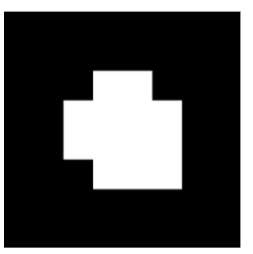
#> input picture tag1.png, 253 x 254 px
$ python Project1_Q1.py
#> lines starting #> are read from the running program, lines starting #| are printed output that depends on the picture; after the words box and inside, x2 and y2 are one past the last pixel; in counts of white or black regions, pixels touching at a corner belong together
#!/usr/bin/env python3
# -*- coding: utf-8 -*-
"""
Created on Wed Mar  2 12:34:06 2022

@author: mothish
"""

import cv2
import numpy as np
import matplotlib.pyplot as plt
from scipy import fftpack

# [11 lines left out: function get_frame, not called in this run]


def getMarkerCorners(img,point_size):
    corners = cv2.goodFeaturesToTrack(img, point_size, 0.01, 10)
    corners = np.int0(corners)
    sorted_corners=[]


    for i in corners:
       x, y = i.ravel()
       coord=[x,y]
       sorted_corners.append(coord)


    sorted_corners= np.asarray(sorted_corners)
    sorted_corners_size=sorted_corners.shape[0]

    rectangle_corner= []
    #sorting according to x coordinate
    sorted_corners_x = sorted_corners[sorted_corners[:, 0].argsort()]

    rectangle_corner.append(sorted_corners_x[0])
    rectangle_corner.append(sorted_corners_x[1])
    rectangle_corner.append(sorted_corners_x[sorted_corners_size-1])
    rectangle_corner.append(sorted_corners_x[sorted_corners_size-2])


    #sorting according to y coordinate
    #sorted_corners_y = sorted_corners[sorted_corners[:, 1].argsort()]


    rectangle_corner= np.asarray(rectangle_corner)
    return rectangle_corner


def get_FFt_Image(img):
    img= cv2.cvtColor(img,cv2.COLOR_BGR2GRAY)
    ( _ , img) = cv2.threshold(img,200, 255, cv2.THRESH_BINARY)
    fft = fftpack.fft2(img,axes=(0,1))
    fft_shift= fftpack.fftshift(fft)


    rows, cols = img.shape
    crow, ccol = int(rows / 2), int(cols / 2)

    mask = np.ones((rows, cols), np.uint8)
    r = 80
    center = [crow, ccol]
    x, y = np.ogrid[:rows, :cols]
    mask_area = (x - center[0]) ** 2 + (y - center[1]) ** 2 <= r*r
    mask[mask_area] = 0
    fshift = fft_shift * mask


    f_ishift = fftpack.ifftshift(fshift)
    img_back = fftpack.ifft2(f_ishift)
    img_back=np.abs(img_back)
    ( _ , bin_image) = cv2.threshold(img_back, 50, 255, cv2.THRESH_BINARY)
    return bin_image


def getOrientationOfCorners(coord):

    coords_sorted_x = coord[np.argsort(coord[:,0])]

    coords_left = coords_sorted_x[0:2, :]

    coords_left_sorted = coords_left[np.argsort(coords_left[:,1])]
    top_left, botttom_left = coords_left_sorted


    coords_right = coords_sorted_x[2:4, :]

    coords_right_sorted= coords_right[np.argsort(coords_right[:,1])]
    top_right, bottom_right = coords_right_sorted


    coords_sorted = np.array([top_left, botttom_left, bottom_right, top_right])
    return coords_sorted

def computeHomographyfor2Points(marker_corner, warping_corners):

    if (len(marker_corner) < 4) or (len(warping_corners) < 4):
        print("Need atleast four points to compute SVD.")
        return 0

    x_marker = marker_corner[:, 0]
    y_marker = marker_corner[:, 1]
    x_warping = warping_corners[:, 0]
    y_warping = warping_corners[:,1]

    A = []
    for i in range(4):
        r1 = np.array([-x_marker[i], -y_marker[i], -1, 0, 0, 0, x_marker[i]*x_warping[i], y_marker[i]*x_warping[i], x_warping[i]])
        r2 = np.array([0, 0, 0, -x_marker[i], -y_marker[i], -1, x_marker[i]*y_warping[i], y_marker[i]*y_warping[i], y_warping[i]])
        A.append(r1)
        A.append(r2)


    A = np.array(A)
    U, E, V = np.linalg.svd(A)
    V = V.transpose()
    H_vertical = V[:, V.shape[1] - 1]
    H = H_vertical.reshape([3,3])
    X=H[2,2]
    if(H[2,2]==0):
        X=1
    H = H / X

    return H


# [38 lines left out: functions applyHomography2ImageUsingInverseWarping, extractInfoFromTag, not called in this run]
def InverseWarping(image, H, x,y):

    Y,X =np.indices((y,x))

    h_t = np.stack((X.ravel(), Y.ravel(), np.ones(X.size)))

    H_inv = np.linalg.inv(H)
    h_p = H_inv.dot(h_t)
    h_p /= h_p[2,:]

    X_h, Y_h = h_p[:2,:].astype(int)

    Y_h[Y_h >=  image.shape[0]] = image.shape[0]
    Y_h[Y_h < 0] = 0

    X_h[X_h >=  image.shape[1]] = image.shape[1]
    X_h[X_h < 0] = 0


    inverse_warping= np.zeros((x, y, 3))
    inverse_warping[Y.ravel(), X.ravel(), :] = image[Y_h, X_h, :]

    return inverse_warping


def getMarkerOrientation(marker):
    marker_size = marker.shape[0]
    grid_size = 8
    pixels_in_one_grid =  int(marker_size/8)

    info_with_padding = np.zeros((8,8))

    for i in range(grid_size):
        for j in range(grid_size):
            grid = marker[i*pixels_in_one_grid:(i+1)*pixels_in_one_grid, j*pixels_in_one_grid:(j+1)*pixels_in_one_grid]

            if np.sum(grid) > 100000*0.7 and np.median(grid) == 255:
                #print(np.sum(grid))
                info_with_padding[i,j] = 255
    # print(info_with_padding)
    info = info_with_padding[2:6, 2:6]
    return info


def getTagID(info):
    while not info[3,3]:
        info = np.rot90(info, 1)

    # print(info)
    id_info = info[1:3, 1:3]
    id_info_flat = np.array([id_info[0,0], id_info[0,1], id_info[1,1], id_info[1,0]])
    tag_id = 0

    for i in range(4):
        if(id_info_flat[i]):
            tag_id = tag_id + 2**(i)


    return tag_id


if __name__ == "__main__":
    #get_frame()
    img = cv2.imread("tag1.png")
#> img is the input picture: shape (254, 253, 3); min 0, max 255, mean 78.8
    fft_image=get_FFt_Image(img)
#> in get_FFt_Image, `( _ , img) = cv2.threshold(img,200, 255, cv2.THRESH_BINARY)`:
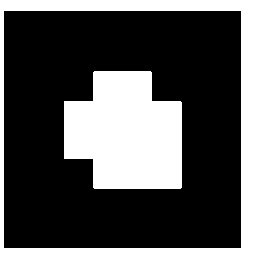
#> img: shape (254, 253); 30.1% white; 2 white regions, box (x1, y1, x2, y2) and area: (64, 71, 182, 189) 11279, (0, 0, 253, 254) 8093
#> in get_FFt_Image, `img_back=np.abs(img_back)`:
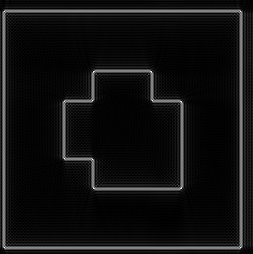
#> img_back: shape (254, 253) float64; min 0.00014, max 91.93, mean 6.1; drawn with min black and max white
#> in get_FFt_Image, `( _ , bin_image) = cv2.threshold(img_back, 50, 255, cv2.THRESH_BINARY)`:
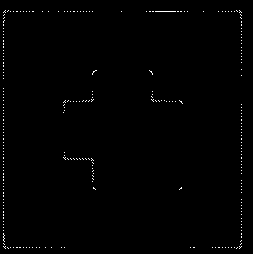
#> bin_image: shape (254, 253) float64; 0.62% white in thin lines or dots, all inside (x1, y1, x2, y2) = (3, 10, 242, 249)
    #print(fft_image.shape)
    fft_image = cv2.GaussianBlur(fft_image,(11,11),cv2.BORDER_DEFAULT)
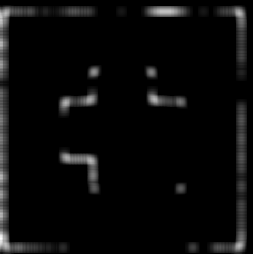
#> fft_image: shape (254, 253) float64; min 0, max 40.07, mean 1.6; drawn with min black and max white
    fft_image=np.float32(fft_image)


    paper = cv2.GaussianBlur(fft_image,(11,11),cv2.BORDER_DEFAULT)
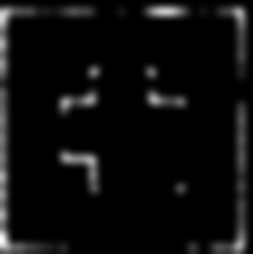
#> paper: shape (254, 253) float32; min 0, max 31.02, mean 1.6; drawn with min black and max white
    marker_corner = getMarkerCorners(paper,12)
#> in getMarkerCorners, `corners = cv2.goodFeaturesToTrack(img, point_size, 0.01, 10)`: corners = [[175, 11], [155, 11], [157, 100], [87, 100], [240, 242], [240, 16], [86, 159], [64, 105], [65, 157], [9, 11], [4, 245], [94, 71]]
#> the loop in getMarkerCorners, `for i in corners:` made 12 passes
#> after the loop in getMarkerCorners, `for i in corners:`: sorted_corners has the same summary as corners
#> in getMarkerCorners, `sorted_corners_x = sorted_corners[sorted_corners[:, 0].argsort()]`: sorted_corners_x = [[4, 245], [9, 11], [64, 105], [65, 157], [86, 159], [87, 100], [94, 71], [155, 11], [157, 100], [175, 11], [240, 242], [240, 16]]
#> in getMarkerCorners, `rectangle_corner= np.asarray(rectangle_corner)`: rectangle_corner = [[4, 245], [9, 11], [240, 16], [240, 242]]
#> marker_corner = [[4, 245], [9, 11], [240, 16], [240, 242]]


    marker_corner= np.float32(getOrientationOfCorners(marker_corner))
#> in getOrientationOfCorners, `coords_left = coords_sorted_x[0:2, :]`: coords_left = [[4, 245], [9, 11]]
#> in getOrientationOfCorners, `coords_left_sorted = coords_left[np.argsort(coords_left[:,1])]`: coords_left_sorted = [[9, 11], [4, 245]]
#> in getOrientationOfCorners, `top_left, botttom_left = coords_left_sorted`: top_left = [9, 11]; botttom_left = [4, 245]
#> in getOrientationOfCorners, `coords_right = coords_sorted_x[2:4, :]`: coords_right = [[240, 16], [240, 242]]
#> in getOrientationOfCorners, `top_right, bottom_right = coords_right_sorted`: top_right = [240, 16]; bottom_right = [240, 242]
#> in getOrientationOfCorners, `coords_sorted = np.array([top_left, botttom_left, bottom_right, top_ri..`: coords_sorted = [[9, 11], [4, 245], [240, 242], [240, 16]]
#> marker_corner = [[9, 11], [4, 245], [240, 242], [240, 16]]

    markerOrientation = 160
    warping_corners = np.float32(getOrientationOfCorners(np.array([ [0, markerOrientation], [markerOrientation, markerOrientation], [markerOrientation, 0], [0, 0]])))

    Htd = computeHomographyfor2Points(marker_corner,warping_corners)
#> in computeHomographyfor2Points, `x_marker = marker_corner[:, 0]`: x_marker = [9, 4, 240, 240]
#> in computeHomographyfor2Points, `y_marker = marker_corner[:, 1]`: y_marker = [11, 245, 242, 16]
#> the loop in computeHomographyfor2Points, `for i in range(4):` made 4 passes
#> (r1, r2) on passes 1 to 4: ([-9, -11, -1, 0, 0, 0, 0, 0, 0], [0, 0, 0, -9, -11, -1, 0, 0, 0]), ([-4, -245, -1, 0, 0, 0, 0, 0, 0], [0, 0, 0, -4, -245, -1, 640, 39200, 160]), ([-240, -242, -1, 0, 0, 0, 38400, 38720, 160], [0, 0, 0, -240, -242, -1, 38400, 38720, 160]), ([-240, -16, -1, 0, 0, 0, 38400, 2560, 160], [0, 0, 0, -240, -16, -1, 0, 0, 0])
#> after the loop in computeHomographyfor2Points, `for i in range(4):`: A = 8 items
#> in computeHomographyfor2Points, `U, E, V = np.linalg.svd(A)`: E = [87067.6, 37219.5, 393.7, 269.4, 142.4, 129.6, 6.47, 0.957]
#> in computeHomographyfor2Points, `H_vertical = V[:, V.shape[1] - 1]`: H_vertical = [-0.0679, -0.00145, 0.627, 0.00153, -0.0709, 0.766, 1.51e-05, -9.07e-06, -0.102]
#> in computeHomographyfor2Points, `H = H_vertical.reshape([3,3])`: H = [[-0.0679, -0.00145, 0.627], [0.00153, -0.0709, 0.766], [1.51e-05, -9.07e-06, -0.102]]
#> in computeHomographyfor2Points, `X=H[2,2]`: X = -0.102
#> in computeHomographyfor2Points, `H = H / X`: H = [[0.669, 0.0143, -6.17], [-0.0151, 0.698, -7.54], [-0.000149, 8.93e-05, 1]]
#> Htd has the same summary as H in computeHomographyfor2Points
    marker = InverseWarping(img, Htd, markerOrientation, markerOrientation)
#> in InverseWarping, `H_inv = np.linalg.inv(H)`: H_inv = [[1.5, -0.0318, 9], [0.0348, 1.43, 11], [0.00022, -0.000132, 1]]
#> in InverseWarping, `inverse_warping[Y.ravel(), X.ravel(), :] = image[Y_h, X_h, :]`:
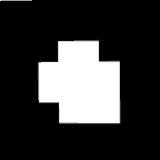
#> inverse_warping: shape (160, 160, 3) float64; min 0, max 255, mean 54.4
    marker = cv2.cvtColor(np.uint8(marker), cv2.COLOR_BGR2GRAY)

    marker_data = getMarkerOrientation(marker)
#> in getMarkerOrientation, `info = info_with_padding[2:6, 2:6]`: info = [[0, 255, 255, 0], [255, 255, 255, 255], [255, 255, 255, 255], [0, 255, 255, 255]]
#> marker_data has the same summary as info in getMarkerOrientation


    tag_id = getTagID(marker_data)
#> in getTagID, `id_info = info[1:3, 1:3]`: id_info = [[255, 255], [255, 255]]
#> in getTagID, `id_info_flat = np.array([id_info[0,0], id_info[0,1], id_info[1,1], id_..`: id_info_flat = [255, 255, 255, 255]
#> after the loop in getTagID, `for i in range(4):`: tag_id = 15
#> tag_id = 15

    print(tag_id)
#| 15

    # [32 lines of commented-out code are left out]
    plt.imshow(marker,cmap='gray')
    print("Code")
